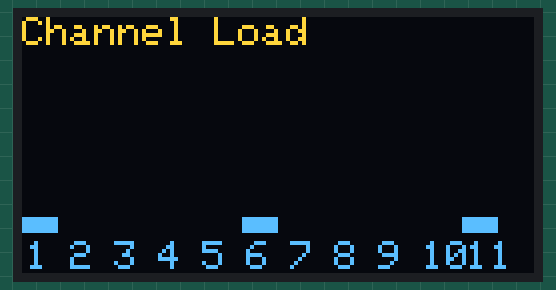
This sketch was run on a simulated ESP32. Parts: 128×64 one-colour display. The OLED is the two-colour kind (top 16 rows yellow); a WiFi scan finds three made-up networks.

Above: at 2.2 s.

The sketch:

phase2.ino
```cpp
/*
  ESP32 Network Analyzer - Phase 2 (Channel View)

  This sketch scans nearby 2.4 GHz WiFi networks and visualizes how
  crowded channels 1–11 are on a 0.96" SSD1306 I2C OLED (128x64).

  Hardware:
    - ESP32 DevKit-style board
    - 0.96" SSD1306 OLED, I2C, address 0x3C
      VCC -> 3V3, GND -> GND, SDA -> GPIO 21, SCL -> GPIO 22

  Libraries:
    - Wire
    - Adafruit_GFX
    - Adafruit_SSD1306
    - WiFi (ESP32 core)
*/

#include <Wire.h>
#include <Adafruit_GFX.h>
#include <Adafruit_SSD1306.h>
#include <WiFi.h>

#define SCREEN_WIDTH 128
#define SCREEN_HEIGHT 64

Adafruit_SSD1306 display(SCREEN_WIDTH, SCREEN_HEIGHT, &Wire, -1);

void setup() {
  Serial.begin(115200);

  // Initialize OLED display
  if (!display.begin(SSD1306_SWITCHCAPVCC, 0x3C)) {
    Serial.println("SSD1306 failed");
    for(;;);  // Halt if display init fails
  }

  display.clearDisplay();
  display.setTextSize(1);
  display.setTextColor(WHITE);
  display.setCursor(0, 0);
  display.println("Channel Load");
  display.display();

  // Initialize WiFi in station mode (no AP)
  WiFi.mode(WIFI_STA);
  WiFi.disconnect(true);
  delay(100);
}

void loop() {
  // --------- UI header ----------
  display.clearDisplay();
  display.setTextSize(1);
  display.setCursor(0, 0);
  display.println("Channel Load");

  // --------- aggregate: count networks per channel ----------
  int chCount[15] = {0};   // channels 1..14 (index = channel number)

  // active scan; showHidden=true to also include hidden SSIDs
  int n = WiFi.scanNetworks(false, true);
  for (int i = 0; i < n; i++) {
    int ch = WiFi.channel(i);
    if (ch >= 1 && ch <= 14) {
      chCount[ch]++;
    }
  }

  // --------- draw: bars for channels 1..11 ----------
  for (int ch = 1; ch <= 11; ch++) {
    int count = chCount[ch];

    // Map "number of networks" to bar height (max ~40 px)
    int h = count * 4;
    if (h > 40) h = 40;

    int x = (ch - 1) * 11;        // bar position on X axis
    int barBottom = SCREEN_HEIGHT - 10;  // leave 10 px for text
    int barTop = barBottom - h;

    // Bar
    display.fillRect(x, barTop, 9, h, WHITE);

    // Channel number under bar
    display.setTextSize(1);
    display.setCursor(x + 1, SCREEN_HEIGHT - 8);
    display.print(ch);
  }

  // --------- push frame + cleanup ----------
  display.display();
  WiFi.scanDelete();
  delay(1500);
}
```
